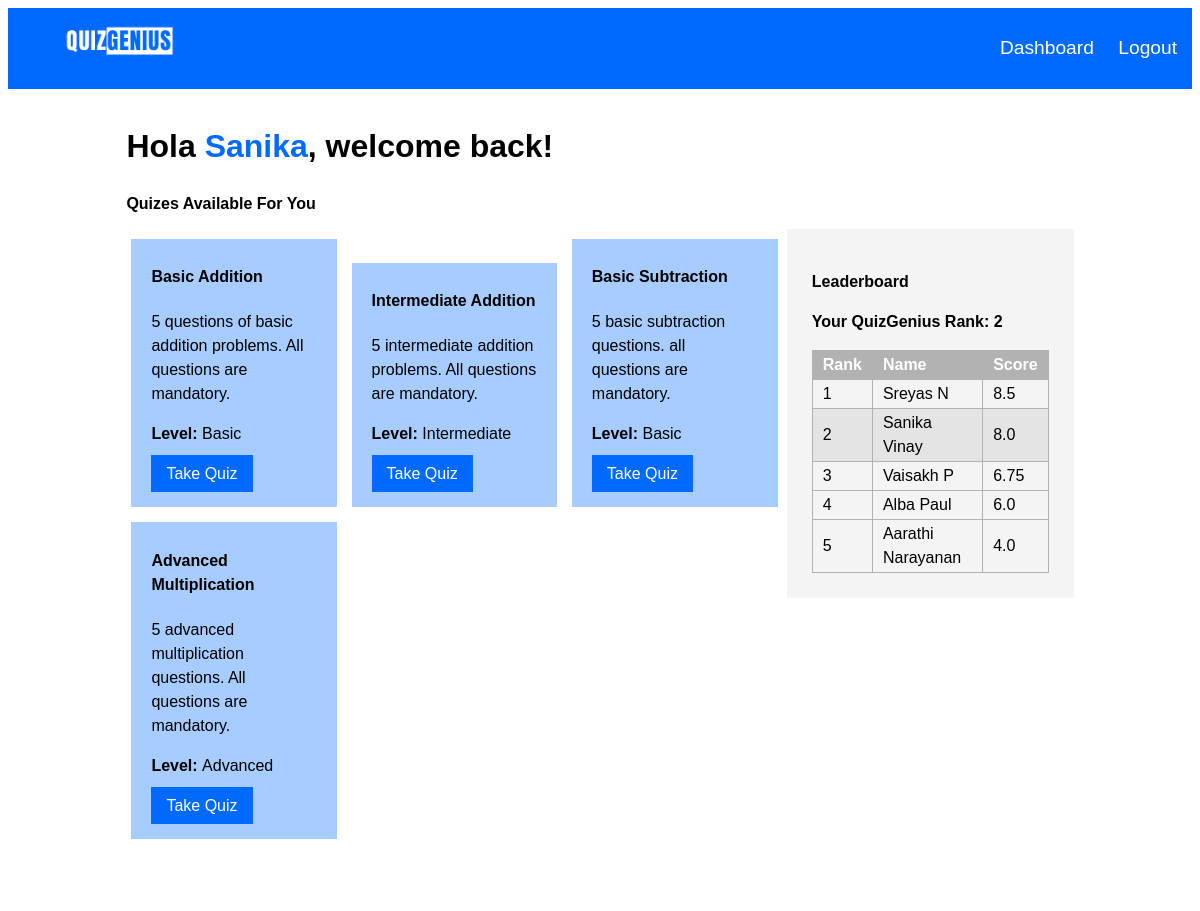
/dashboard (signed in), run on the app's committed database.
### db.py (models this page shows, shortened)
class User(UserMixin, db.Model):
    firstname = db.Column(db.String(100), nullable=False)
    lastname = db.Column(db.String(100), nullable=False)
    role = db.Column(db.String(20),nullable=False)
    id = db.Column(db.Integer, primary_key=True)
    username = db.Column(db.String(100), unique=True, nullable=False)
    pswrd = db.Column(db.String(100), nullable=False)
    total_score = db.Column(db.Integer, default=0)
    quiz_scores = db.relationship('UserQuizScore', backref = 'user', lazy=True)

class Quiz(db.Model):
    id = db.Column(db.Integer, primary_key=True)
    title = db.Column(db.String(100), nullable=False)
    description = db.Column(db.String(150), nullable=False)
    level = db.Column(db.String(10), nullable=False)
    questions = db.relationship('Question', backref='quiz', cascade='all, delete-orphan', lazy=True)

### routes.py (the view)
@routes.route('/dashboard')
@login_required
def dashboard():
    quizes = Quiz.query.all()
    users = User.query.all()
    user_scores = []
    for user in users:
        total_score = sum(score.score for score in user.quiz_scores)
        user_scores.append((user, total_score))
    sorted_users = sorted(user_scores, key=lambda x: x[1], reverse=True)
    current_user_rank = None
    current_user_score = None
    for index, (user,score) in enumerate(sorted_users,1):
        if user.role=="Admin":
            sorted_users.pop(index-1)
            pass
        if current_user.id == user.id:
            current_user_rank = index
            current_user_score = score
    top_performers = sorted_users[:5]
    return render_template('dashboard.html', quizes=quizes,current_user=current_user, user_score=current_user_score, current_user_rank=current_user_rank, top_performers=top_performers)

### app.py (called while the page is built)
@login_manager.user_loader
def load_user(user_id):
    if user_id is not None:
        return User.query.get(int(user_id))
    else:
        return None

### authenticator.py (called while the page is built)
def login_required(f):
    @wraps(f)
    def decorated_function(*args, **kwargs):
        if 'user_logged_in' not in session and 'admin_logged_in' not in session:
            return redirect(url_for('routes.login'))  # Redirect to login if no user or admin session
        return f(*args, **kwargs)
    return decorated_function

### templates/dashboard.html (shortened to what this page needs)
{% extends 'base.html' %}
{% block content %}
<h1>Hola <span id='user_name'>{{ current_user.firstname }}</span>, welcome back!</h1>
<h2> Quizes Available For You</h2>
<aside>
    <h3>Leaderboard</h3>
    <table id="dashboard_table">
    <p><strong>Your QuizGenius Rank: {{ current_user_rank }}</strong></p>
        <thead>
            <tr>
                <th id="rank">Rank</th>
                <th id="name">Name</th>
                <th id="score">Score</th>
            </tr>
        </thead>
        <tbody>
            {% for (user, score) in top_performers %}
                {% if user.id == current_user.id %}
                <tr id = "current_user_rank">
                    <td>{{ loop.index }}</td>
                    <td>{{ user.firstname }} {{ user.lastname }}</td>
                    <td>{{ score }}</td>
                </tr>
                {% else %}
                <tr>
                    <td>{{ loop.index }}</td>
                    <td>{{ user.firstname }} {{ user.lastname }}</td>
                    <td>{{ score }}</td>
                </tr>
                {% endif %}
            {% endfor %}
        </tbody>
    </table>
</aside>
<div class="dashboard_quiz_container">
{% for quiz in quizes %}
<div class="dashboard_quiz">
<h4>{{ quiz.title }}</h4>
<p>{{ quiz.description }}</p>
<p><strong>Level: </strong>{{ quiz.level }}</p>
<p><a href="{{ url_for('routes.take_quiz', quiz_id=quiz.id) }}">Take Quiz</a>
</p>
</div>
{% endfor %}
</div>
{% endblock %}

### static/style.css (style rules this page uses)
* { font-family: 'poppins',sans-serif; }
* { font-size: 1em; line-height: 1.5em; }
.body_container h1 { font-size: 2em; }
.dashboard_quiz_container { width: 70%; }
aside { float: right; width: 25%; background-color: rgb(245, 244, 244); padding: 25px; }
a { text-decoration: none; color: rgb(0, 106, 255); }
.dashboard_quiz { display: inline-block; margin: 5px; margin-top: 10px; padding-left: 20px; padding-right: 20px; padding-top: 5px; padding-bottom: 5px; width: 25%; background-color: rgb(167, 204, 255); color: rgb(0, 0, 0); }
.dashboard_quiz a { margin-top: 10px; background-color: rgb(0, 106, 255); padding-top: 10px; padding-bottom: 10px; padding-left: 15px; padding-right: 15px; color: white; }
table, th, td { text-align: left; border: 1px solid rgb(178, 178, 178) ; border-collapse: collapse; padding: 2px; padding-left: 10px; padding-right: 10px; }
th { color: rgb(255, 255, 255) ; background-color: rgb(178, 178, 178) }
#current_user_rank { background-color: rgb(228, 228, 228); }
#dashboard_table { width: 100%; }
#rank, #score { width: 20%; }
#name { width: 60%; }
table { width: 25%; }
#user_name { color:#006aff; }

### data on the page
User: firstname "Sanika", lastname "Vinay", score "8.0"
User: firstname "Sreyas", lastname "N", score "8.5"
User: firstname "Vaisakh", lastname "P", score "6.75"
User: firstname "Alba", lastname "Paul", score "6.0"
User: firstname "Aarathi", lastname "Narayanan", score "4.0"
Quiz: title "Basic Addition", description "5 questions of basic addition problems. All questions are mandatory.", level "Basic"
Quiz: title "Intermediate Addition", description "5 intermediate addition problems. All questions are mandatory.", level "Intermediate"
Quiz: title "Basic Subtraction", description "5 basic subtraction questions. all questions are mandatory.", level "Basic"
Quiz: title "Advanced Multiplication", description "5 advanced multiplication questions. All questions are mandatory.", level "Advanced"

### other printed values
{{ current_user_rank }} "2"
